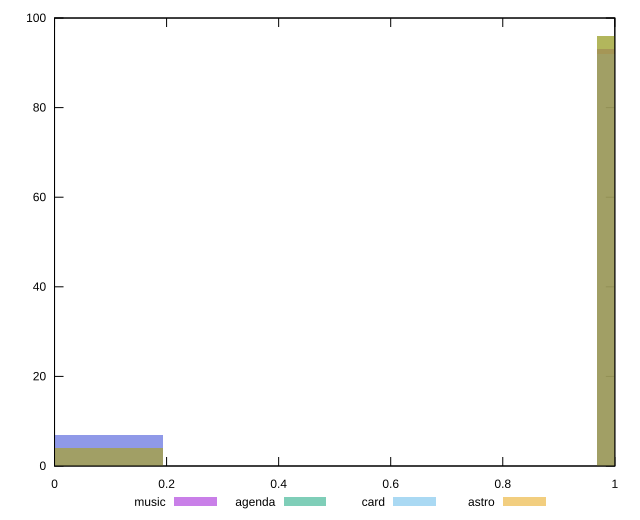

Write the gnuplot code that produced this figure.
reset

$music <<EOF
0 7
1.1611124039040812 93
EOF

$agenda <<EOF
0 4
1.1611124039040812 96
EOF

$card <<EOF
0 7
1.1611124039040812 92
EOF

$astro <<EOF
0 4
1.1611124039040812 96
EOF

set key outside below
set boxwidth 0.38703746796802707
set xrange [0:1]
set yrange [0:100]
set trange [0:100]
set style fill transparent solid 0.5 noborder
set terminal svg size 640, 520 enhanced background rgb 'white'
set output "reports/report_00027_2021-02-24T12-40-31.850Z/server-response-time/comparison/histogram/all_score.svg"

plot $music title "music" with boxes, \
     $agenda title "agenda" with boxes, \
     $card title "card" with boxes, \
     $astro title "astro" with boxes

reset
